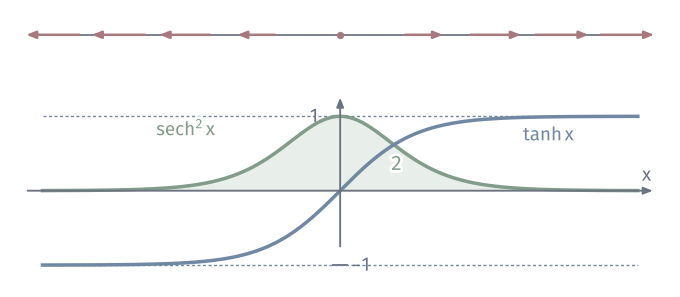

Here is the Python script that generated this plot:
"""X=tanh(x) d/dx on the line and its divergence sech^2 x, whose integral is 2."""
from pathlib import Path
import sys
ROOT = next(p for p in Path(__file__).resolve().parents if (p/"build.sh").is_file() and (p/"tex/book.tex").is_file())
sys.path.insert(0, str(ROOT/"figures/04-spaces-measures-and-geometry/04-manifolds/matplotlib/mfd-common"))
from mfd3d import *
W, H = 96, 42
fig, ax = canvas(W, H)
x0, y0 = 48, 15; sx, sy = 10.5, 10.5
F = lambda x, y: np.c_[np.atleast_1d(x0+sx*x), np.atleast_1d(y0+sy*y)]
for x in np.arange(-3.5, 3.6, .875):
    if abs(x) < .1: continue
    v = np.tanh(x); arrow(ax, (x0+sx*x, 37), (x0+sx*(x+.72*v), 37), color=RED, lw=1.0, scale=5.5, zorder=3)
ax.plot([x0-sx*4.1, x0+sx*4.1], [37, 37], color=MUTED, lw=.7, zorder=1)
dot(ax, (x0, 37), RED, size=1.0)
x = np.linspace(-4, 4, 500)
y = 1/np.cosh(x)**2
ax.fill_between(x0+sx*x, y0, y0+sy*y, color=GREEN_FILL, lw=0, zorder=1)
ax.plot(*F(x, y).T, color=GREEN, lw=1.4, zorder=3)
ax.plot(*F(x, np.tanh(x)*0.92).T, color=BLUE, lw=0, zorder=0)
ax.plot(*F(x, np.tanh(x)).T, color=BLUE, lw=1.4, zorder=3)
arrow(ax, F(-4.2, 0)[0], F(4.2, 0)[0], color=MUTED, lw=.75, scale=5.5); label(ax, F(4.2, 0)[0]+[-.8, 2.2], '$x$', 7.5, MUTED)
arrow(ax, F(0, -.75)[0], F(0, 1.25)[0], color=MUTED, lw=.75, scale=5.5)
for v, n in ((1, '$1$'), (-1, '$-1$')):
    ax.plot([x0-1, x0+1], [F(0, v)[0, 1]]*2, color=MUTED, lw=.75); label(ax, (x0+3.0 if v<0 else x0-3.6, F(0, v)[0, 1]), n, 7.5, MUTED)
ax.plot(*F(np.array([-4, 4.]), np.ones(2)).T, color=BLUE, lw=.55, ls=(0, (2.2, 1.8)))
ax.plot(*F(np.array([-4, 4.]), -np.ones(2)).T, color=BLUE, lw=.55, ls=(0, (2.2, 1.8)))
label(ax, F(2.8, 1)[0]+[0, -2.6], r'$\tanh x$', 7.5, BLUE, halo=True)
label(ax, F(-1.6, .55)[0]+[-5, 3], r'$\operatorname{sech}^2 x$', 7.5, GREEN, halo=True)
label(ax, F(0, .5)[0]+[8, -1.5], '$2$', 8, GREEN, halo=True)
save(fig, Path(__file__).resolve().parent, 'figure', {'formula': 'X=tanh x, div X=sech^2 x, integral over R equals 2'})
